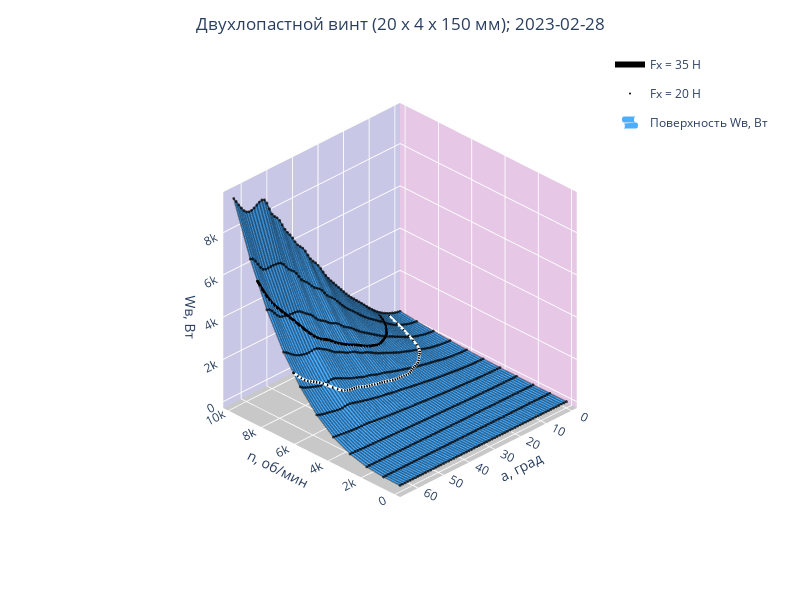

Notebook source saved alongside this figure:
### Markdown cell above
### W

### Code cell
W = graph(go.Figure(), w_m, w, df, a_number, n_number, 'Wв, Вт')

W.cross_line(n_cross_1,  cross_points_mx_w(n_cross_1, a_number, n_number, w_m, df), f_1)
W.cross_line(n_cross_2,  cross_points_mx_w(n_cross_2, a_number, n_number, w_m, df), f_2, 'white')

W.basic_plot([[0,'rgb(66, 170, 255)'], [1, 'rgb(66, 170, 255)']])
